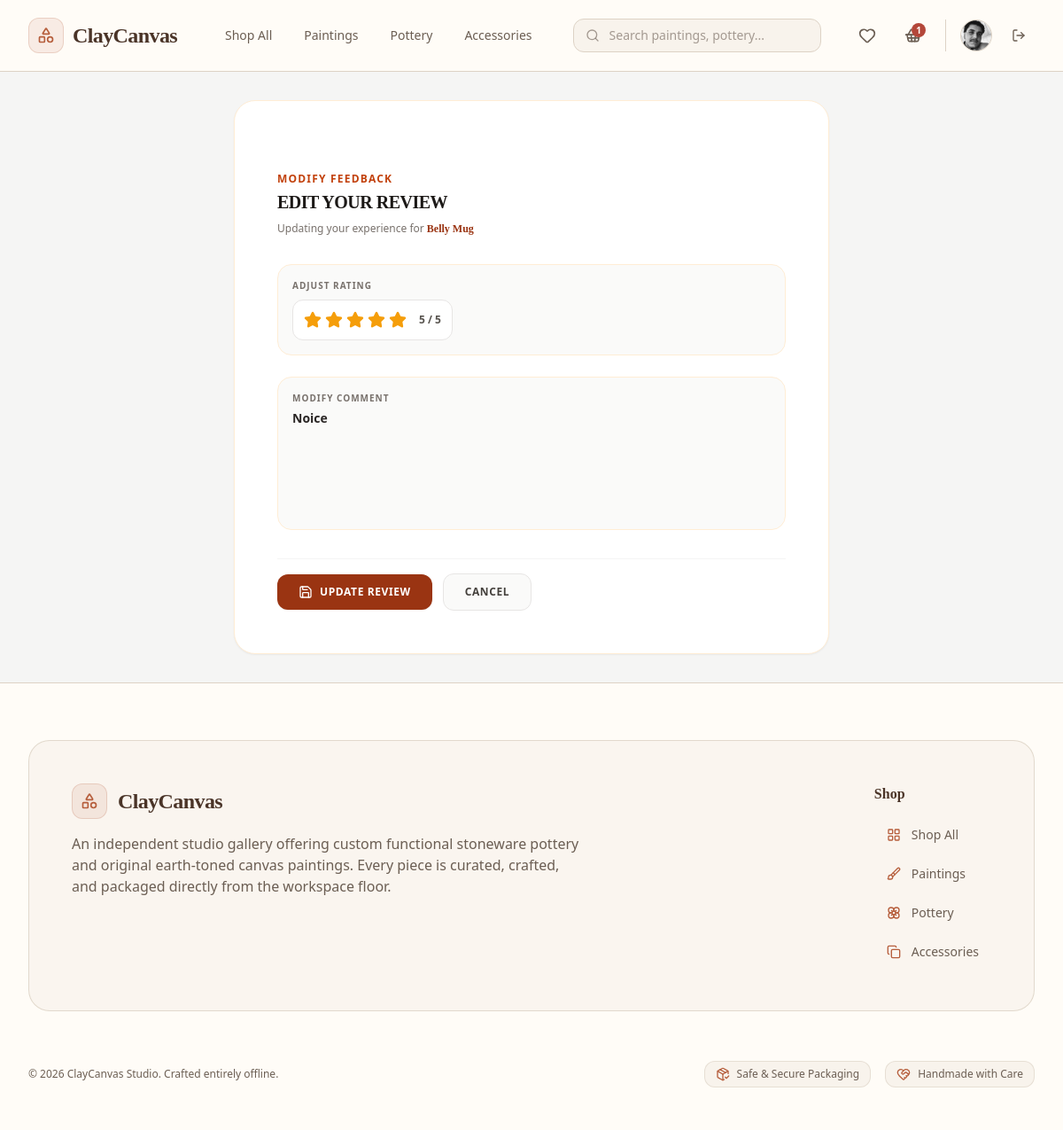
Screenshot of /review/edit/2/ (signed in) with the database file from the repository.
### cc_app/models.py (models this page shows, shortened)
class User(AbstractUser):
    phone = models.CharField(max_length=20, blank=True)
    address = models.TextField(blank=True)
    profile_picture = models.ImageField(upload_to='images/user/', blank=True, null=True)

class Cart(models.Model):
    customer = models.OneToOneField(User, on_delete=models.CASCADE, related_name='cart')

class Review(models.Model):
    product = models.ForeignKey(Product, on_delete=models.CASCADE, related_name='reviews')
    customer = models.ForeignKey(User, on_delete=models.CASCADE)
    rating = models.PositiveIntegerField(default=5)
    comment = models.TextField()
    created_at = models.DateTimeField(auto_now_add=True)

class Product(models.Model):
    class Category(models.TextChoices):
        PAINTINGS = 'paintings', 'Original Paintings'
        POTTERY = 'pottery', 'Handmade Pottery'
        CERAMICS = 'ceramics', 'Sculptures & Ceramics'
        PRINTS = 'prints', 'Canvas & Fine Art Prints'
        ACCESSORIES = 'accessories', 'Art Supplies & Displays'
    name = models.CharField(max_length=255)
    category = models.CharField(max_length=30, choices=Category.choices)
    description = models.TextField(help_text="Detailed description of the artwork, dimensions, and materials used.")
    price = models.DecimalField(max_digits=10, decimal_places=2)
    stock = models.PositiveIntegerField(default=1, help_text="Set to 1 for unique, original one-off masterworks.")
    product_image = models.ImageField(upload_to='images/products/')
    is_active = models.BooleanField(default=True)
    created_at = models.DateTimeField(auto_now_add=True)

### cc_app/views/review_view.py (the view, shortened to what this page needs)
# urls.py: path('review/edit/<int:review_id>/', edit_review_view, name='edit_review'),
@login_required
def edit_review_view(request, review_id):
    review = Review.objects.get(id=review_id)
    if review.customer != request.user:
        messages.error(request, "You do not have permission to edit this review.")
        return redirect(f'/products/{review.product.id}/')
    errors = {}
    return render(request, 'main/edit_review_page.html', {'review': review})

### cc_app/templates/main/edit_review_page.html (shortened to what this page needs)
<!DOCTYPE html>
<html lang="en">
<head>
    {% load static %}
    <link href="{% static 'css/styles.css' %}" rel="stylesheet" />
</head>
<body class="bg-stone-100 font-sans min-h-screen flex flex-col text-stone-900 selection:bg-orange-200">
    {% include 'components/_navbar.html' %}
    <main class="flex-grow flex items-center justify-center p-4 sm:p-6 lg:p-8">
        <form method="POST" class="w-full max-w-2xl bg-white border border-orange-100 rounded-3xl overflow-hidden shadow-sm p-8 lg:p-12 space-y-8">
            <div>
                <h2 class="text-xs font-bold uppercase tracking-widest text-orange-700 mb-1">Modify Feedback</h2>
                <p class="text-xl font-bold text-stone-950 tracking-tight font-serif uppercase">Edit Your Review</p>
                <p class="text-xs text-stone-500 mt-2 font-medium">Updating your experience for <span class="text-orange-800 font-bold font-serif">{{ review.product.name }}</span></p>
            </div>
            <div class="space-y-6">
                <div class="bg-stone-50 border border-orange-100 p-4 rounded-2xl">
                    <label class="text-[10px] font-bold uppercase tracking-widest text-stone-500 block mb-2">Adjust Rating</label>
                    <div class="flex items-center gap-1.5 bg-white border border-stone-200 p-3 rounded-xl inline-flex">
                        <div class="flex items-center gap-1">
                            <button type="button" data-star="1" class="star-btn text-stone-300 hover:scale-110 transition-transform focus:outline-none">
                                <i data-lucide="star" class="w-5 h-5"></i>
                            </button>
                            <button type="button" data-star="2" class="star-btn text-stone-300 hover:scale-110 transition-transform focus:outline-none">
                                <i data-lucide="star" class="w-5 h-5"></i>
                            </button>
                            <button type="button" data-star="3" class="star-btn text-stone-300 hover:scale-110 transition-transform focus:outline-none">
                                <i data-lucide="star" class="w-5 h-5"></i>
                            </button>
                            <button type="button" data-star="4" class="star-btn text-stone-300 hover:scale-110 transition-transform focus:outline-none">
                                <i data-lucide="star" class="w-5 h-5"></i>
                            </button>
                            <button type="button" data-star="5" class="star-btn text-stone-300 hover:scale-110 transition-transform focus:outline-none">
                                <i data-lucide="star" class="w-5 h-5"></i>
                            </button>
                        </div>
                        <span id="rating_display" class="text-xs font-sans font-bold text-stone-600 ml-2">{{ review.rating|default:5 }} / 5</span>
                    </div>
                </div>
                <div class="bg-stone-50 border border-orange-100 p-4 rounded-2xl focus-within:border-orange-300 transition-colors">
                    <label class="text-[10px] font-bold uppercase tracking-widest text-stone-500 block mb-1">Modify Comment</label>
                    <textarea id="id_comment" name="comment" rows="5" placeholder="Update what you liked or disliked about this artwork..." class="w-full bg-transparent text-sm font-semibold text-stone-800 focus:outline-none placeholder-stone-400 resize-none leading-relaxed">{% if data %}{{ data.comment|default:'' }}{% else %}{{ review.comment|default:'' }}{% endif %}</textarea>
                </div>
            </div>
            <div class="flex items-center gap-3 pt-4 border-t border-stone-100">
                <button type="submit" class="flex-grow sm:flex-none bg-orange-800 hover:bg-orange-900 text-white font-bold py-3 px-6 rounded-xl transition-all flex items-center justify-center gap-2 text-xs uppercase tracking-wider shadow-sm">
                    <i data-lucide="save" class="w-4 h-4"></i>
                    Update Review
                </button>
                <a href="javascript:history.back()" class="flex-grow sm:flex-none bg-stone-50 hover:bg-stone-100 text-stone-700 font-bold py-3 px-6 rounded-xl transition-all flex items-center justify-center gap-2 text-xs uppercase tracking-wider border border-stone-200">
                    Cancel
                </a>
            </div>
        </form>
    </main>
    {% include 'components/_footer.html' %}
</body>
</html>

### cc_app/templates/components/_navbar.html (shortened to what this page needs)
<nav class="bg-[#FFFCF7]/95 backdrop-blur-md border-b border-[#DDD2C5] sticky top-0 z-50 shadow-xs">
    <div class="max-w-7xl mx-auto px-4 sm:px-6 lg:px-8">
        <div class="flex justify-between h-20 items-center gap-4">
            <div class="flex items-center gap-8 lg:gap-10">
                <a href="/" class="flex-shrink-0 flex items-center gap-2.5 group">
                    <div class="w-10 h-10 rounded-xl bg-[#B65E3C]/10 border border-[#B65E3C]/20 flex items-center justify-center text-[#B65E3C] group-hover:bg-[#B65E3C] group-hover:text-[#FFFCF7] transition-all duration-300">
                        <i data-lucide="shapes" class="w-5 h-5"></i>
                    </div>
                    <span class="text-2xl font-serif font-bold text-[#4A3428] tracking-tight">ClayCanvas</span>
                </a>
                <div class="hidden md:flex items-center space-x-1 lg:space-x-2 font-medium">
                    <a href="/products/" class="{% if request.path == '/products/' and not request.GET.category %}text-[#B65E3C] bg-[#B65E3C]/10 font-semibold{% else %}text-[#6B5E53] hover:text-[#B65E3C] hover:bg-[#F8F3EC]{% endif %} px-3.5 py-2 rounded-xl text-sm transition-all duration-200">Shop All</a>
                    <a href="/products/?category=paintings" class="{% if request.GET.category == 'paintings' %}text-[#B65E3C] bg-[#B65E3C]/10 font-semibold{% else %}text-[#6B5E53] hover:text-[#B65E3C] hover:bg-[#F8F3EC]{% endif %} px-3.5 py-2 rounded-xl text-sm transition-all duration-200">Paintings</a>
                    <a href="/products/?category=pottery" class="{% if request.GET.category == 'pottery' %}text-[#B65E3C] bg-[#B65E3C]/10 font-semibold{% else %}text-[#6B5E53] hover:text-[#B65E3C] hover:bg-[#F8F3EC]{% endif %} px-3.5 py-2 rounded-xl text-sm transition-all duration-200">Pottery</a>
                    <a href="/products/?category=accessories" class="{% if request.GET.category == 'accessories' %}text-[#B65E3C] bg-[#B65E3C]/10 font-semibold{% else %}text-[#6B5E53] hover:text-[#B65E3C] hover:bg-[#F8F3EC]{% endif %} px-3.5 py-2 rounded-xl text-sm transition-all duration-200">Accessories</a>
                </div>
            </div>
            <div class="hidden sm:block flex-1 max-w-md mx-4">
                <form action="/products/" method="GET" class="relative m-0">
                    <div class="absolute inset-y-0 left-0 pl-3.5 flex items-center pointer-events-none text-[#6B5E53]/60">
                    </div>
                    <input type="text" name="q" value="{{ request.GET.q|default:'' }}" placeholder="Search paintings, pottery..." class="block w-full pl-10 pr-4 py-2 border border-[#DDD2C5] rounded-xl bg-[#F8F3EC] text-sm text-[#4A3428] placeholder-[#6B5E53]/60 focus:outline-none focus:border-[#B65E3C] focus:bg-[#FFFCF7] focus:ring-2 focus:ring-[#B65E3C]/20 transition-all duration-200">
                </form>
            </div>
            <div class="flex items-center gap-2 sm:gap-3">
                {% if not request.user.is_staff %}
                    <a href="/wishlist/" class="w-10 h-10 rounded-xl flex items-center justify-center text-[#6B5E53] hover:text-[#B65E3C] hover:bg-[#F8F3EC] transition-all duration-200 relative">
                        <i data-lucide="heart" class="w-5 h-5"></i>
                    </a>
                    <a href="/cart/" class="w-10 h-10 rounded-xl flex items-center justify-center text-[#6B5E53] hover:text-[#B65E3C] hover:bg-[#F8F3EC] transition-all duration-200 relative">
                        {% if user.is_authenticated and user.cart.items.exists %}
                            <span class="absolute top-1.5 right-1.5 w-4 h-4 bg-[#B4473A] text-[#FFFCF7] text-[10px] font-bold rounded-full flex items-center justify-center shadow-xs">
                                {{ user.cart.items.count }}
                            </span>
                        {% endif %}
                    </a>
                {% endif %}
                {% if user.is_authenticated %}
                    <div class="flex items-center gap-3 border-l border-[#DDD2C5] pl-3 sm:pl-4 ml-1">
                        <a href="/profile/" class="block h-9 w-9 rounded-full overflow-hidden border border-[#DDD2C5] bg-[#F8F3EC] hover:border-[#B65E3C] transition-all duration-200 focus:outline-none shadow-xs">
                            {% if user.profile_picture %}
                                <img src="{{ user.profile_picture.url }}" alt="{{ user.username }}" class="h-full w-full object-cover">
                            {% else %}
                                <div class="h-full w-full flex items-center justify-center text-[#B65E3C] font-semibold text-xs bg-[#B65E3C]/10">
                                    {{ user.username|slice:":1"|upper }}
                                </div>
                            {% endif %}
                        </a>
                        <a href="/logout/" class="w-9 h-9 rounded-xl flex items-center justify-center text-[#6B5E53] hover:text-[#B4473A] hover:bg-[#B4473A]/10 transition-all duration-200" title="Logout">
                            <i data-lucide="log-out" class="w-4 h-4"></i>
                        </a>
                    </div>
                {% endif %}
            </div>
        </div>
    </div>
</nav>

### rows the page displays
User: cart.items.count "1", profile_picture (picture)
Review: product.name "Belly Mug", comment "Noice"
